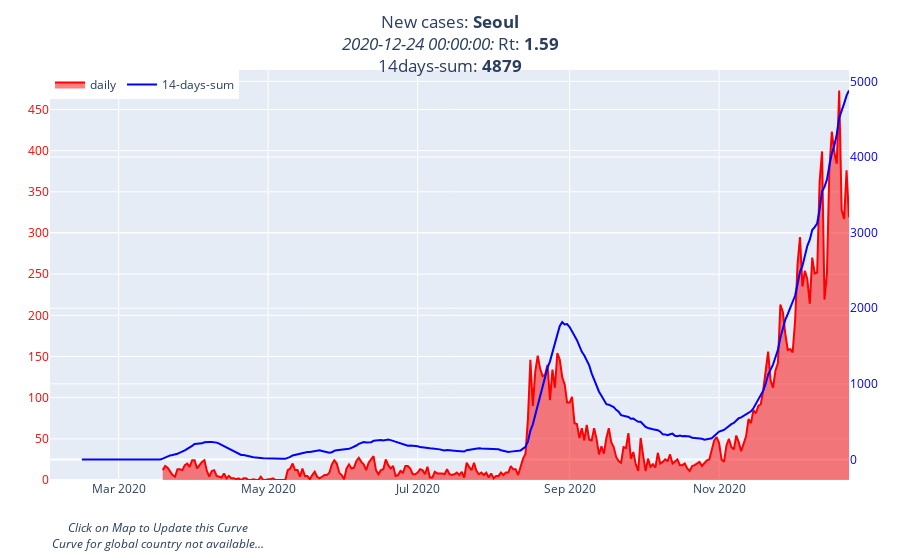

Here is the notebook cell this chart was saved with:
### Markdown cell above
#### Seoul

### Code cell
dep_curr = "Seoul"
ser_pos = df_feat_kr[dep_curr]
ser_sum_pos = df_feat_kr[f"sum_{dep_curr}"]
rt_last = df_feat_kr[f"Rt_{dep_curr}"].values[-1]
figure_pos(ser_pos, ser_sum_pos, dep_curr, rt_last)

### Figure 1 — Plotly figure (JSON) as saved in the notebook; plotly's stock layout.template omitted (floating-point values rounded to 4 significant figures; data arrays with more than 128 entries replaced by an {"elided": "..."} marker saying what was removed)
{"data": [{"fill": "tozeroy", "line": {"color": "red"}, "mode": "lines", "name": "daily", "type": "scatter", "x": {"elided": "327 str values"}, "xaxis": "x", "y": {"elided": "327 int values"}, "yaxis": "y"}, {"line": {"color": "blue"}, "mode": "lines", "name": "14-days-sum", "type": "scatter", "x": {"elided": "327 str values"}, "xaxis": "x", "y": {"elided": "327 int values"}, "yaxis": "y2"}], "layout": {"annotations": [{"showarrow": false, "text": "<i>Click on Map to Update this Curve<br>Curve for global country not available...</i>", "x": 0, "xref": "paper", "y": -0.18, "yref": "paper"}], "font": {"size": 12}, "legend": {"orientation": "h", "x": 0, "y": 1}, "margin": {"l": 50, "r": 0, "t": 70}, "showlegend": true, "title": {"text": "New cases: <b>Seoul</b><br><i>2020-12-24 00:00:00:</i> Rt: <b>1.59</b><br>14days-sum:<b> 4879</b>", "x": 0.5, "xanchor": "center", "y": 0.95, "yanchor": "top"}, "xaxis": {"anchor": "y", "domain": [0, 0.94]}, "yaxis": {"anchor": "x", "color": "red", "domain": [0, 1]}, "yaxis2": {"anchor": "x", "color": "blue", "overlaying": "y", "side": "right"}}}
